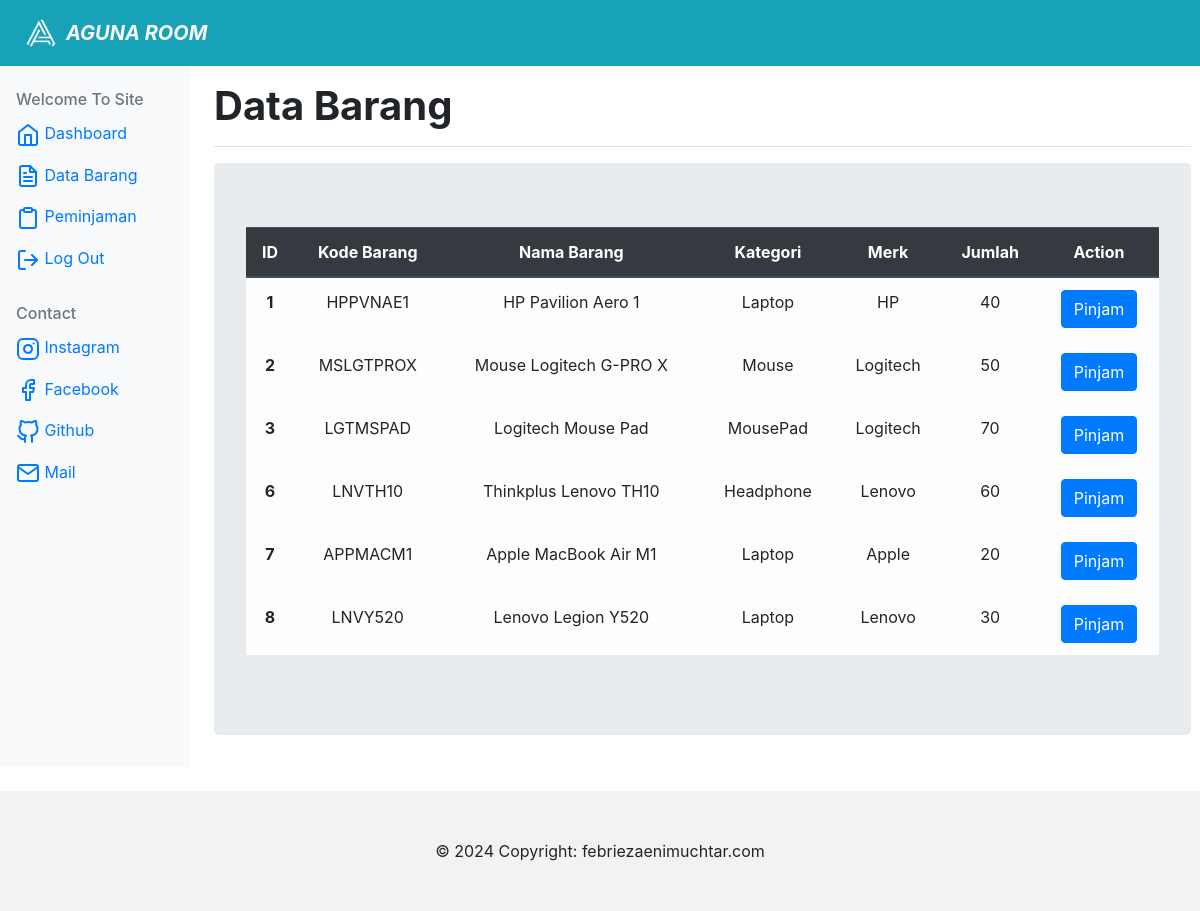
/data_member.php, run on the app's committed database.
### tables this page shows
CREATE TABLE `barang` (
  `id` int(255) NOT NULL,
  `kode_brg` varchar(255) DEFAULT NULL,
  `nama_brg` varchar(255) DEFAULT NULL,
  `kategori` varchar(255) DEFAULT NULL,
  `merk` varchar(255) DEFAULT NULL,
  `jumlah` int(255) DEFAULT NULL
);

### database.php (called while the page is built, shortened)
<?php
$servername = "localhost";
$database = "peminjaman";
$username = "root";
$password = "";
$koneksi = mysqli_connect($servername, $username, $password, $database);
function tampildata($kueri)
{
    global $koneksi;
    $hasil = mysqli_query($koneksi, $kueri);
    $rows = [];
    while ($row = mysqli_fetch_assoc($hasil)) {
        $rows[] = $row;
    }
    return $rows;
}

### data_member.php (the view, shortened to what this page needs)
<?php
require_once('database.php');
$data = tampildata("Select * from barang");
?>
<!doctype html>
<html lang="en">
<head>
    <link rel="stylesheet" href="https://cdn.jsdelivr.net/npm/bootstrap@4.6.2/dist/css/bootstrap.min.css"
>
</head>
<body>
<navbar class="navbar navbar-expand-lg bg-body-tertiary bg-info text-dark">
<img src="img/a.png" style="width:50px;">
      <a class="navbar-brand font-weight-bold font-italic text-light" href="#">AGUNA ROOM</a>
    </navbar>
    <div class="jumbotron-fluid">
      <div class="row">
        <nav class="col-md-2 d-none d-md-block bg-light sidebar">
          <div class="sidebar-sticky">
            <ul class="nav flex-column">
              <li class="nav-item">
              <h6 class="sidebar-heading d-flex justify-content-between align-items-center px-3 mt-4 mb-1 text-muted">
              <span>Welcome To Site</span>
            </h6>
                <a class="nav-link active" href="member.php">
                  <span data-feather="home"></span>
                  Dashboard <span class="sr-only">(current)</span>
                </a>
              </li>
              <li class="nav-item">
                <a class="nav-link" href="data_member.php">
                  <span data-feather="file-text"></span>
                  Data Barang
                </a>
              </li>
              <li class="nav-item">
                <a class="nav-link" href="pem_member.php">
                  <span data-feather="clipboard"></span>
                  Peminjaman
                </a>
              </li>
              <li class="nav-item">
                <a class="nav-link" href="logout.php">
                  <span data-feather="log-out"></span>
                  Log Out
                </a>
            </li>
        </ul>
        <h6 class="sidebar-heading d-flex justify-content-between align-items-center px-3 mt-4 mb-1 text-muted">
            <span>Contact</span>
        </h6>
        <ul class="nav flex-column mb-2">
            <li class="nav-item">
                <a class="nav-link" href="https://www.instagram.com/febriezm_/">
                    <span data-feather="instagram"></span>
                    Instagram
                </a>
            </li>
            <li class="nav-item">
              <a class="nav-link" href="https://www.facebook.com/profile.php?id=100010023106891">
                <span data-feather="facebook"></span>
                Facebook
              </a>
            </li>
              <li class="nav-item">
                <a class="nav-link" href="https://github.com/febriezm">
                  <span data-feather="github"></span>
                  Github
                </a>
              </li>
              <li class="nav-item">
                <a class="nav-link" href="#">
                  <span data-feather="mail"></span>
                  Mail
                </a>
              </li>
          </div>
        </nav>
        <main role="main" class="col-md-9 ml-sm-auto col-lg-10 pt-3 px-4">
          <div class="d-flex justify-content-between flex-wrap flex-md-nowrap align-items-center pb-2 mb-3 border-bottom">
            <h1 class="font-weight-bold">Data Barang</h1>
          </div>
<div class="container-fluid jumbotron">
        <table class="text-center table grid table-light">
            <thead class="thead-dark">
                <tr class="font-weight-bold">
                    <th scope="col-">ID</th>
                    <th scope="col">Kode Barang</th>
                    <th scope="col">Nama Barang</th>
                    <th scope="col">Kategori</th>
                    <th scope="col">Merk</th>
                    <th scope="col">Jumlah</th>
                    <th scope="col">Action</th>
                </tr>
            </thead>
            <tbody>
                <?php foreach ($data as $room): ?>
                    <tr>
                        <th scope="row">
                            <?php echo "$room[id]"; ?>
                        </th>
                        <td>
                            <?php echo "$room[kode_brg]"; ?>
                        </td>
                        <td>
                            <?php echo "$room[nama_brg]"; ?>
                        </td>
                        <td>
                            <?php echo "$room[kategori]"; ?>
                        </td>
                        <td>
                            <?php echo "$room[merk]"; ?>
                        </td>
                        <td>
                            <?php echo "$room[jumlah]"; ?>
                        </td>
                    <th> <button type="button" class="btn btn-primary" data-toggle="modal"
                            data-target="#exampleModalCenter">
                            Pinjam
                        </button> </th>
                            </tr>
                        <?php endforeach; ?>
                    </tbody>
                </table>
            </div>
        </main>
    </div>
</div>
<br>
<footer>
  <div class="text-center p-5" style="background-color: rgba(0, 0, 0, 0.05);">
    © 2024 Copyright:
    <a class="text-reset fw-bold" href="https://github.com/febriezm/">febriezaenimuchtar.com</a>
  </div>
</footer>
</body>
</html>

### data_member.php (style rules this page uses)
navbar { background-image: url('https://i.pinimg.com/564x/23/c0/07/23c0072546b6ad8431cd2698c51b8fd0.jpg'); background-repeat: no-repeat; background-size: cover; }

### data on the page
barang: id "1", kode_brg "HPPVNAE1", nama_brg "HP Pavilion Aero 1", kategori "Laptop", merk "HP", jumlah "40"
barang: id "2", kode_brg "MSLGTPROX", nama_brg "Mouse Logitech G-PRO X", kategori "Mouse", merk "Logitech", jumlah "50"
barang: id "3", kode_brg "LGTMSPAD", nama_brg "Logitech Mouse Pad", kategori "MousePad", merk "Logitech", jumlah "70"
barang: id "6", kode_brg "LNVTH10", nama_brg "Thinkplus Lenovo TH10", kategori "Headphone", merk "Lenovo", jumlah "60"
barang: id "7", kode_brg "APPMACM1", nama_brg "Apple MacBook Air M1", kategori "Laptop", merk "Apple", jumlah "20"
barang: id "8", kode_brg "LNVY520", nama_brg "Lenovo Legion Y520", kategori "Laptop", merk "Lenovo", jumlah "30"
